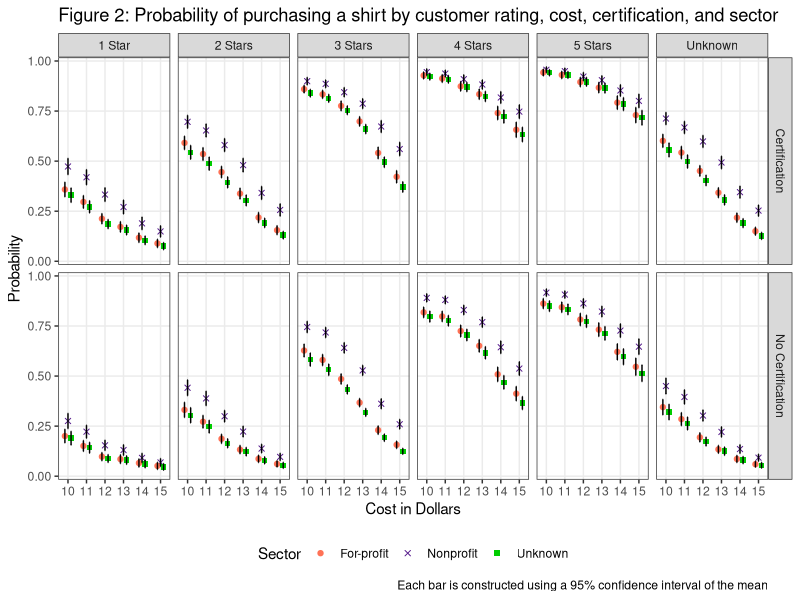

Reproduce this figure in R.

getwd()
setwd()

require(dplyr)
require(ggplot2)
require(tidyr)
require(scales)
require(readxl)

PurchProbShirt <- read_excel("Shirt_Long_Results.xlsx")


shirt <- PurchProbShirt %>% 
  filter(`cost ($)` >= 10)

# Dot Plot chart ci bars
D <- ggplot(shirt, aes(y = probability, x = `cost ($)`, 
                      color = Sector, shape = Sector)) + 
  geom_point(position = position_dodge(width = 0.5)) +
  geom_errorbar(aes(ymin=probability-ci, ymax=probability+ci), width=.1, color="black", position = position_dodge(width = 0.5)) +
  scale_shape_manual(values=c(19, 4, 15, 17))+
  scale_color_manual(values=c('coral1', "purple4", "green3", "cornflowerblue"))+
  scale_x_continuous(breaks = 10:15) +
  labs(color = "Sector", shape = "Sector", x = "Cost", y = "Probability", 
       title = "Figure 2: Probability of purchasing a shirt by customer rating, cost, certification, and sector",
       caption="Each bar is constructed using a 95% confidence interval of the mean") +
  facet_wrap(vars(rating)) +
  theme_bw() +
  facet_grid(certification ~ rating) +
  theme(panel.grid.minor = element_blank(),
        legend.position = "bottom")

D + xlab("Cost in Dollars")

